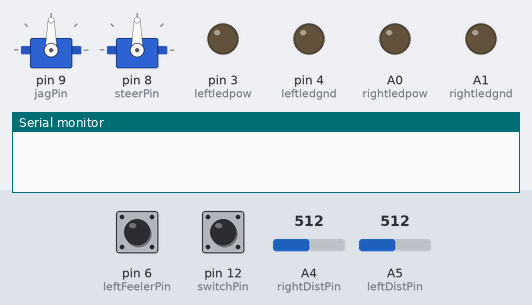
Recording of a sketch running on a simulated Arduino Uno, built with avr-gcc and run on an emulated ATmega328P. Shown: 2 × servo, output pins drawn as LEDs (lit = HIGH), the last lines printed to the serial monitor. The inputs (shaded band) are chosen by the test bench; at power-on: pin 12 (switchPin) HIGH, A4 (rightDistPin) = 512, A5 (leftDistPin) = 512, pin 6 (leftFeelerPin) HIGH.

Above: at 0.8 s.
0.9 s: pin 12 (switchPin) pulled LOW for 0.15 s
At 2.7 s:
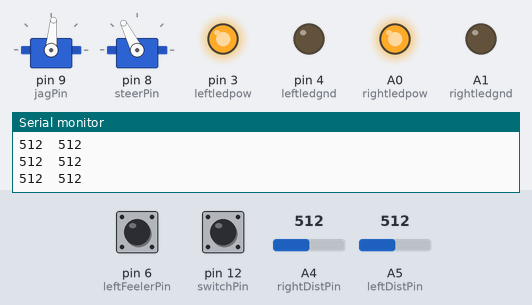
4.0 s: A4 (rightDistPin) set to 408
7.0 s: A4 (rightDistPin) set to 394
At 8.3 s:
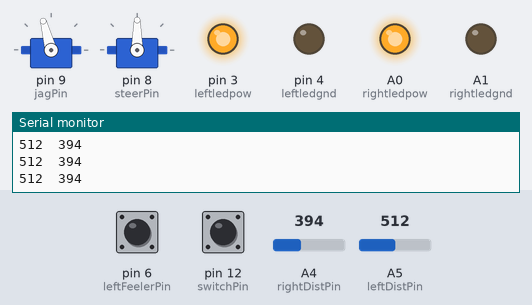
9.4 s: A5 (leftDistPin) set to 214
10.9 s: A5 (leftDistPin) set to 191
At 11.7 s:
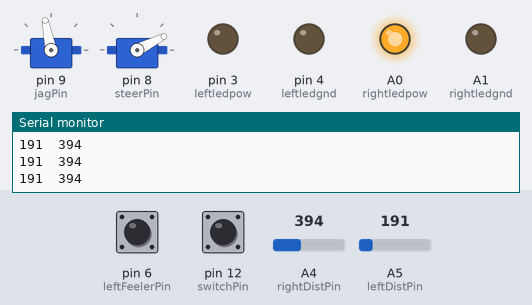
12.4 s: A4 (rightDistPin) set to 319
13.9 s: A4 (rightDistPin) set to 285
At 15.1 s:
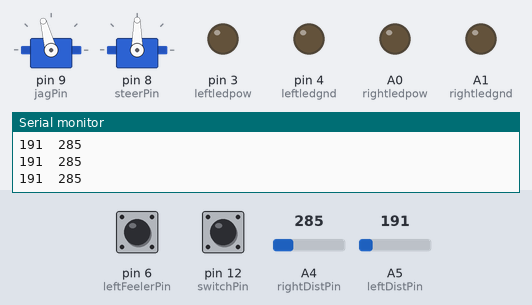
Timing chart, 0 to 16.4 s (numbered marks = the images above; inputs shaded):
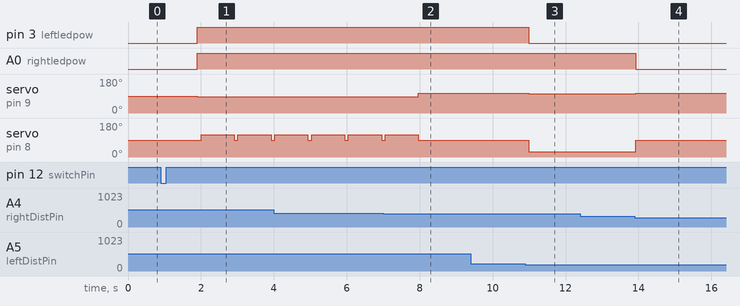

The sketch:

jagcar1.ino
```cpp
#include <Servo.h>

const byte switchPin = 12;
const byte jagPin = 9;
const byte steerPin = 8;
const byte leftDistPin = A5;
const byte rightDistPin = A4;

const byte leftFeelerPin = 6;

const byte rightledpow = A0;
const byte rightledgnd = A1;
const byte leftledpow = 3;
const byte leftledgnd = 4;

// In inches -- used with map
//const byte minSensorDist = 10;
//const byte maxSensorDist = 100;

Servo jag;
Servo steer;

void setup() {
    Serial.begin(115200);

    pinMode(rightledpow, OUTPUT);pinMode(rightledgnd, OUTPUT);
    pinMode(leftledpow, OUTPUT); pinMode(leftledgnd, OUTPUT);
    jag.attach(jagPin);
    steer.attach(steerPin);
    digitalWrite(leftFeelerPin, HIGH);
    digitalWrite(switchPin, HIGH);
    while (digitalRead(switchPin)); // Wait until switch is pressed
    delay(1000); // Wait for person to move out of the way
}

// Strategy: go mid-speed when nothing is seen, turn when there's something
// on either left or right, and go backward when theere's something on both
// sides
void loop() {
    Serial.print(analogRead(A5));
    Serial.print('\t');
    Serial.print(analogRead(A4));
    Serial.println();

    //if (!digitalRead(switchPin)) while(true);
    //byte leftDist  = map(analogRead(leftDistPin ), 0, 1024,
    //                    minSensorDist, maxSensorDist);
    unsigned int leftDist = analogRead(leftDistPin);
//    byte rightDist = map(analogRead(rightDistPin), 0, 1024,
//                        minSensorDist, maxSensorDist);
    unsigned int rightDist = analogRead(rightDistPin);
    bool leftFeeler = !digitalRead(leftFeelerPin);
    int8_t jagspeed = 0; // -100 to 100
    int8_t turnamt = 0; // -100 to 100

//    static unsigned long awayFromWallTime;
//    static unsigned long turnedTowardWallTime;
//    bool wasGoingAwayFromWall;
//    if (leftFeeler) {
//        awayFromWallTime = millis() + 1000;
//    }
//    if (millis() < awayFromWallTime) {
//        if (!wasGoingAwayFromWall) {
//            wasGoingAwayFromWall = true;
//            turnedTowardWallTime = millis() + 1500;
//        }
//        jagspeed = 7;
//        turnamt = 50;
//
//    }
//    else if (millis() < turnedTowardWallTime) {
//        jagspeed = 15;
//        turnamt = -30;
//    }
//    else {
//        jagspeed = 10;
//        turnamt = 0;
//    }

    if (leftDist > 200) {
        digitalWrite(leftledpow, HIGH);
        digitalWrite(leftledgnd, LOW);
    }
    else {
        digitalWrite(leftledpow, LOW);
    }
    if (rightDist > 300) {
        digitalWrite(rightledpow, HIGH);
        digitalWrite(rightledgnd, LOW);
    }
    else {
        digitalWrite(rightledpow, LOW);
    }


    static unsigned long stopbackuptime = 0;
    if (millis() < stopbackuptime) {
        jagspeed = -10;
        turnamt = 30;
    }
    else if (leftDist > 400 && rightDist > 400) {
        // running straight into a wall
        stopbackuptime = millis() + 1000;
        jagspeed = -10;
        turnamt = 0;
    }
    else if (leftDist <= 200 && rightDist > 300) {
        jagspeed = 10;
        turnamt = -70;
    }
    else if (leftDist > 200 && rightDist <= 300) {
        jagspeed = 10;
        turnamt = 70;
    }
    else {
        // Nothing is there
        jagspeed = 15;
        turnamt = 0;
    }

// Jag datasheet says it wants a puse between .67ms and 2.33ms
    jag.writeMicroseconds(map(jagspeed, -100, 100, 670, 2330));
// May have to change the 180s to match what the servo wants
    steer.write(map(turnamt, -100, 100, 0, 180));
    //steer.write(90);
    delay(100);
}
```

Measured:
- the behaviour switches between 401 and 400 on A4 (rightDistPin) (found by bisection; images 1 and 2)
- the behaviour switches between 201 and 200 on A5 (leftDistPin) (found by bisection; images 2 and 3)
- the behaviour switches between 301 and 300 on A4 (rightDistPin) (found by bisection; images 3 and 4)
- after the input at 0.9 s, pin 3 (leftledpow), A0 (rightledpow): LOW → HIGH after 1.0 s; servo on pin 9 (jagPin): 90° → 85° after 1.0 s; servo on pin 8 (steerPin): alternates 117° for 0.91 s and 90° for 0.10 s, starting after 1.1 s
- after the input at 7.0 s, servo on pin 9 (jagPin): 85° → 105° after 0.96 s; servo on pin 8 (steerPin): goes on until 8.0 s, then stays 90°
- after the input at 10.9 s, pin 3 (leftledpow): HIGH → LOW after 0.09 s; servo on pin 9 (jagPin): 105° → 101° after 0.09 s; servo on pin 8 (steerPin): 90° → 27° after 0.09 s
- after the input at 13.9 s, A0 (rightledpow): HIGH → LOW at once; servo on pin 9 (jagPin): 101° → 105° at once; servo on pin 8 (steerPin): 27° → 90° at once
